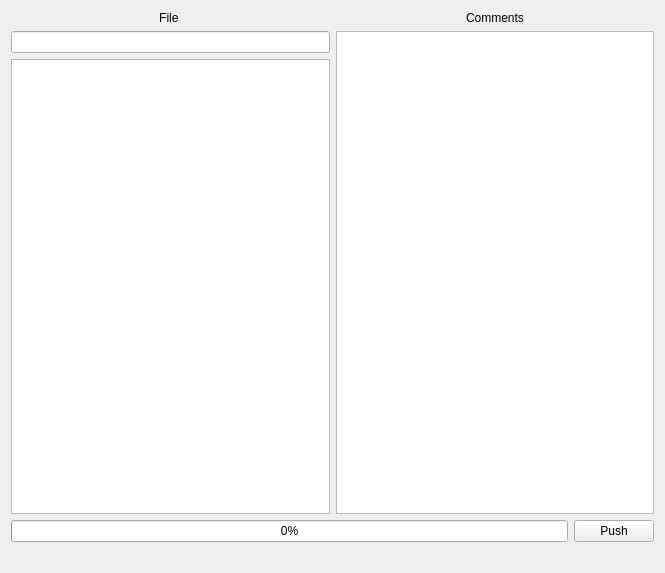
<?xml version="1.0" encoding="UTF-8"?>
<ui version="4.0">
 <class>Form</class>
 <widget class="QWidget" name="Form">
  <property name="geometry">
   <rect>
    <x>0</x>
    <y>0</y>
    <width>665</width>
    <height>573</height>
   </rect>
  </property>
  <property name="windowTitle">
   <string>Asset Push</string>
  </property>
  <layout class="QVBoxLayout" name="verticalLayout_2">
   <item>
    <layout class="QVBoxLayout" name="verticalLayout_main">
     <item>
      <layout class="QHBoxLayout" name="horizontalLayout_top">
       <item>
        <widget class="QLabel" name="label_file">
         <property name="text">
          <string>File </string>
         </property>
         <property name="alignment">
          <set>Qt::AlignCenter</set>
         </property>
        </widget>
       </item>
       <item>
        <widget class="QLabel" name="label_comments">
         <property name="text">
          <string>Comments</string>
         </property>
         <property name="alignment">
          <set>Qt::AlignCenter</set>
         </property>
        </widget>
       </item>
      </layout>
     </item>
     <item>
      <layout class="QHBoxLayout" name="horizontalLayout_center">
       <item>
        <layout class="QVBoxLayout" name="verticalLayout_file">
         <item>
          <widget class="QLineEdit" name="lineEdit_file"/>
         </item>
         <item>
          <widget class="QListWidget" name="listWidget_file">
           <property name="sortingEnabled">
            <bool>true</bool>
           </property>
          </widget>
         </item>
        </layout>
       </item>
       <item>
        <widget class="QPlainTextEdit" name="plainTextEdit_comments"/>
       </item>
      </layout>
     </item>
     <item>
      <layout class="QHBoxLayout" name="horizontalLayout_bottom">
       <item>
        <widget class="QProgressBar" name="progressBar">
         <property name="value">
          <number>0</number>
         </property>
         <property name="textVisible">
          <bool>true</bool>
         </property>
         <property name="invertedAppearance">
          <bool>false</bool>
         </property>
         <property name="textDirection">
          <enum>QProgressBar::TopToBottom</enum>
         </property>
        </widget>
       </item>
       <item>
        <widget class="QPushButton" name="pushButton">
         <property name="text">
          <string>Push</string>
         </property>
        </widget>
       </item>
      </layout>
     </item>
     <item>
      <widget class="QLabel" name="labelStatus">
       <property name="text">
        <string/>
       </property>
      </widget>
     </item>
    </layout>
   </item>
  </layout>
 </widget>
 <resources/>
 <connections/>
</ui>
